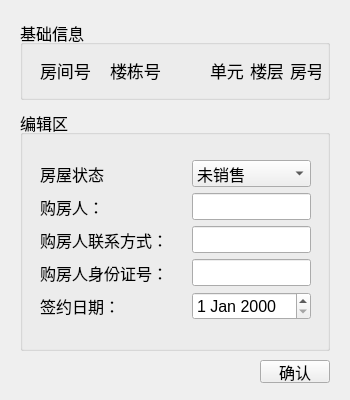
<?xml version="1.0" encoding="UTF-8"?>
<ui version="4.0">
 <class>EditRoomForm</class>
 <widget class="QWidget" name="EditRoomForm">
  <property name="geometry">
   <rect>
    <x>0</x>
    <y>0</y>
    <width>350</width>
    <height>400</height>
   </rect>
  </property>
  <property name="minimumSize">
   <size>
    <width>350</width>
    <height>400</height>
   </size>
  </property>
  <property name="maximumSize">
   <size>
    <width>350</width>
    <height>400</height>
   </size>
  </property>
  <property name="windowTitle">
   <string>房屋信息变更</string>
  </property>
  <widget class="QGroupBox" name="groupBox">
   <property name="geometry">
    <rect>
     <x>20</x>
     <y>20</y>
     <width>310</width>
     <height>80</height>
    </rect>
   </property>
   <property name="font">
    <font>
     <pointsize>12</pointsize>
    </font>
   </property>
   <property name="title">
    <string>基础信息</string>
   </property>
   <widget class="QLabel" name="label">
    <property name="geometry">
     <rect>
      <x>20</x>
      <y>40</y>
      <width>51</width>
      <height>20</height>
     </rect>
    </property>
    <property name="font">
     <font>
      <pointsize>13</pointsize>
     </font>
    </property>
    <property name="text">
     <string>房间号</string>
    </property>
   </widget>
   <widget class="QLabel" name="showBuildingLable">
    <property name="geometry">
     <rect>
      <x>90</x>
      <y>40</y>
      <width>51</width>
      <height>20</height>
     </rect>
    </property>
    <property name="font">
     <font>
      <pointsize>13</pointsize>
     </font>
    </property>
    <property name="text">
     <string>楼栋号</string>
    </property>
   </widget>
   <widget class="QLabel" name="showUnitLable">
    <property name="geometry">
     <rect>
      <x>190</x>
      <y>40</y>
      <width>41</width>
      <height>20</height>
     </rect>
    </property>
    <property name="font">
     <font>
      <pointsize>13</pointsize>
     </font>
    </property>
    <property name="text">
     <string>单元</string>
    </property>
   </widget>
   <widget class="QLabel" name="showFloorlable">
    <property name="geometry">
     <rect>
      <x>230</x>
      <y>40</y>
      <width>41</width>
      <height>20</height>
     </rect>
    </property>
    <property name="font">
     <font>
      <pointsize>13</pointsize>
     </font>
    </property>
    <property name="text">
     <string>楼层</string>
    </property>
   </widget>
   <widget class="QLabel" name="showRoomNumLable">
    <property name="geometry">
     <rect>
      <x>270</x>
      <y>40</y>
      <width>31</width>
      <height>20</height>
     </rect>
    </property>
    <property name="font">
     <font>
      <pointsize>13</pointsize>
     </font>
    </property>
    <property name="text">
     <string>房号</string>
    </property>
   </widget>
  </widget>
  <widget class="QGroupBox" name="groupBox_2">
   <property name="geometry">
    <rect>
     <x>20</x>
     <y>110</y>
     <width>310</width>
     <height>241</height>
    </rect>
   </property>
   <property name="font">
    <font>
     <pointsize>12</pointsize>
    </font>
   </property>
   <property name="title">
    <string>编辑区</string>
   </property>
   <widget class="QWidget" name="">
    <property name="geometry">
     <rect>
      <x>20</x>
      <y>50</y>
      <width>271</width>
      <height>160</height>
     </rect>
    </property>
    <layout class="QGridLayout" name="gridLayout">
     <item row="8" column="0">
      <widget class="QLabel" name="label_6">
       <property name="font">
        <font>
         <pointsize>12</pointsize>
        </font>
       </property>
       <property name="text">
        <string>签约日期：</string>
       </property>
      </widget>
     </item>
     <item row="2" column="0">
      <widget class="QLabel" name="label_3">
       <property name="font">
        <font>
         <pointsize>12</pointsize>
        </font>
       </property>
       <property name="text">
        <string>购房人：</string>
       </property>
      </widget>
     </item>
     <item row="0" column="0">
      <widget class="QLabel" name="label_2">
       <property name="font">
        <font>
         <pointsize>12</pointsize>
        </font>
       </property>
       <property name="text">
        <string>房屋状态</string>
       </property>
      </widget>
     </item>
     <item row="2" column="2">
      <widget class="QLineEdit" name="lineEdit_3"/>
     </item>
     <item row="6" column="0">
      <widget class="QLabel" name="label_5">
       <property name="font">
        <font>
         <pointsize>12</pointsize>
        </font>
       </property>
       <property name="text">
        <string>购房人身份证号：</string>
       </property>
      </widget>
     </item>
     <item row="6" column="2">
      <widget class="QLineEdit" name="lineEdit"/>
     </item>
     <item row="4" column="2">
      <widget class="QLineEdit" name="lineEdit_2"/>
     </item>
     <item row="0" column="1">
      <spacer name="horizontalSpacer">
       <property name="orientation">
        <enum>Qt::Horizontal</enum>
       </property>
       <property name="sizeHint" stdset="0">
        <size>
         <width>40</width>
         <height>20</height>
        </size>
       </property>
      </spacer>
     </item>
     <item row="1" column="1">
      <spacer name="verticalSpacer">
       <property name="orientation">
        <enum>Qt::Vertical</enum>
       </property>
       <property name="sizeHint" stdset="0">
        <size>
         <width>20</width>
         <height>40</height>
        </size>
       </property>
      </spacer>
     </item>
     <item row="0" column="2">
      <widget class="QComboBox" name="comboBox">
       <item>
        <property name="text">
         <string>未销售</string>
        </property>
       </item>
       <item>
        <property name="text">
         <string>已售</string>
        </property>
       </item>
      </widget>
     </item>
     <item row="4" column="0">
      <widget class="QLabel" name="label_4">
       <property name="font">
        <font>
         <pointsize>12</pointsize>
        </font>
       </property>
       <property name="text">
        <string>购房人联系方式：</string>
       </property>
      </widget>
     </item>
     <item row="8" column="2">
      <widget class="QDateEdit" name="dateEdit"/>
     </item>
     <item row="3" column="0">
      <spacer name="verticalSpacer_2">
       <property name="orientation">
        <enum>Qt::Vertical</enum>
       </property>
       <property name="sizeHint" stdset="0">
        <size>
         <width>20</width>
         <height>40</height>
        </size>
       </property>
      </spacer>
     </item>
     <item row="5" column="0">
      <spacer name="verticalSpacer_3">
       <property name="orientation">
        <enum>Qt::Vertical</enum>
       </property>
       <property name="sizeHint" stdset="0">
        <size>
         <width>20</width>
         <height>40</height>
        </size>
       </property>
      </spacer>
     </item>
     <item row="7" column="0">
      <spacer name="verticalSpacer_4">
       <property name="orientation">
        <enum>Qt::Vertical</enum>
       </property>
       <property name="sizeHint" stdset="0">
        <size>
         <width>20</width>
         <height>40</height>
        </size>
       </property>
      </spacer>
     </item>
    </layout>
   </widget>
  </widget>
  <widget class="QPushButton" name="editConfirmButton">
   <property name="geometry">
    <rect>
     <x>260</x>
     <y>360</y>
     <width>70</width>
     <height>23</height>
    </rect>
   </property>
   <property name="font">
    <font>
     <pointsize>12</pointsize>
    </font>
   </property>
   <property name="text">
    <string>确认</string>
   </property>
  </widget>
 </widget>
 <resources/>
 <connections/>
</ui>
